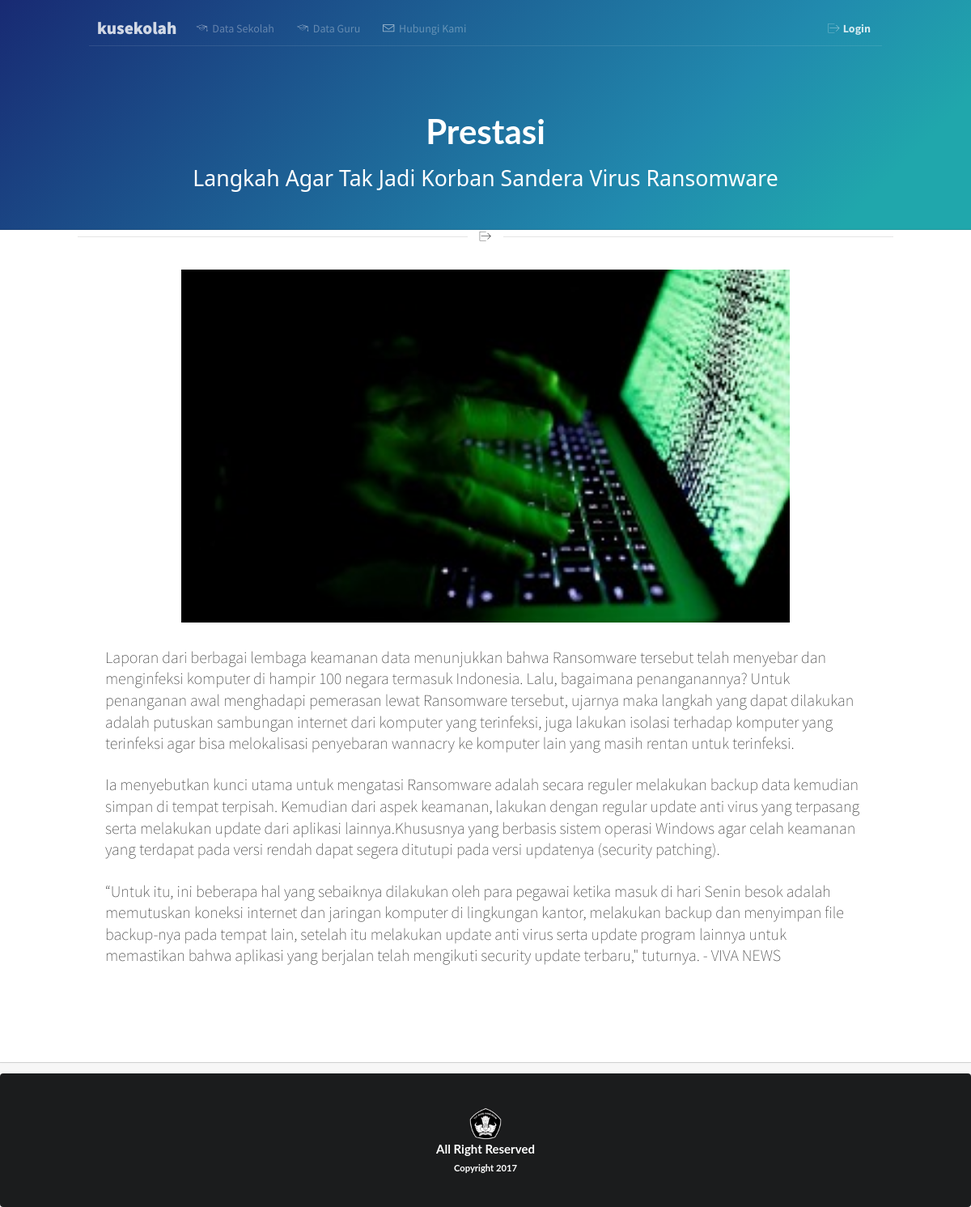
Screenshot of /indexartikel.php?id=1 with the database file from the repository.
### tables this page shows
CREATE TABLE `berita_index` (
  `id` int(11) NOT NULL,
  `judul` varchar(255) NOT NULL,
  `foto` varchar(25) NOT NULL,
  `desk` text NOT NULL,
  `paragraf1` text NOT NULL,
  `paragraf2` text NOT NULL,
  `paragraf3` text NOT NULL
);

### indexartikel.php (the view, shortened to what this page needs)
<?php
     $kunci=$_GET['id'];
    $sql=mysql_query("select * from berita_index where id=$kunci");
    $berita = mysql_fetch_object($sql);
?>
<!DOCTYPE html>
<html>
<head>
  <link rel="stylesheet" type="text/css" href="semantic-ui/semantic.css">
  <link rel="stylesheet" type="text/css" href="homepage.css">
  <link rel="stylesheet" type="text/css" href="iconfonts/flaticon.css">
  <link rel="stylesheet" type="text/css" href="dist/components/icon.css">
  <link rel="stylesheet" type="text/css" href="dist/components/header.css">
  </head>
  <body id="home">
  <div class="ui inverted masthead centered segment">
    <div class="ui page grid">
      <div class="column">
        <div class="ui secondary pointing menu">
          <a class="logo item" onclick="window.location.href='index.html'">
            kusekolah  </a>
          <a class="item" onclick="window.location.href='datasekolah/userpage.php'">
            <i class="white flaticon-graduates" style="color: white"></i> Data Sekolah
          </a>
          <a class="item" onclick="window.location.href='dataguru/userpage.php'">
            <i class="white flaticon-graduates" style="color: white"></i> Data Guru
          </a>
          <a class="item" onclick="window.location.href='hubungikami.php'">
            <i class="white flaticon-mail" style="color: white"></i> Hubungi Kami
          </a>
          <div class="right menu">
            <a class="ui item" href="login.html" style="color: white" title="Login Ke Akun Anda">
              <i class="white flaticon-outcoming icon" style="color: white"></i><b>Login</b>
            </a>
          </div>
        </div>
        <div class="ui hidden transition information">
          <h1 class="ui inverted centered header">
                Prestasi
          </h1>
            <p class="ui header" style="font-family: 'Segoe UI'; color: #fff; "> <?php echo $berita->judul;?> </p>
          <br>
        </div>
      </div>
    </div>
  </div>
  <div class="ui vertical feature segment">
    <div class="ui centered page grid">
      <div class="ui horizontal divider">
        <i class="black flaticon-outcoming icon"></i>
      </div>
      <div class="ui container" style="margin-top: 5px;">
  <div class="ui grid" style="background-color: #fff; padding: 20px">
    <div class="sixteen wide column">
      <center><img src="img/<?php echo $berita->foto;?>" style="width: 80%"></center>
      <h2 style="font-size: 20px; font-weight: 100"><?php echo $berita->paragraf1;?></h2>
      <h2 style="font-size: 20px; font-weight: 100"><?php echo $berita->paragraf2;?></h2>
     <h2 style="font-size: 20px; font-weight: 100"><?php echo $berita->paragraf3;?></h2>
    </div>
  </div>
</div>
    </div>
  </div>
  <div class="ui inverted footer segment center">
    <div class="ui container">
      <center><img src="img/twh.png" style="width: 40px;height: 40px"></center>
    </div>
      <center>
        <h4 class="ui inverted header">All Right Reserved<br><sub>Copyright 2017</sub></h4>
      </center>
  </div>
</body>
</html>

### homepage.css (style rules this page uses)
html { font-size: 14px; }
#home .masthead { background: rgb(24,42,115); background: -moz-linear-gradient(-45deg, rgba(24,42,115,1) 0%, rgba(33,138,174,1) 69%, rgba(32,167,172,1) 89%); background: -webkit-gradient(linear, left top, right bottom, color-stop(0%,rgba(24,42,115,1)), color-stop(69%,rgba(33,138,174,1)), color-stop(89%,rgba(32,167,172,1))); background: -webkit-linear-gradient(-45deg, rgba(24,42,115,1) 0%,rgba(33,138,174,1) 69%,rgba(32,167,172,1) 89%); background: -o-linear-gradient(-45deg, rgba(24,42,115,1) 0%,rgba(33,138,174,1) 69%,rgba(32,167,172,1) 89%); background: -ms-linear-gradient(-45deg, rgba(24,42,115,1) 0%,rgba(33,138,174,1) 69%,rgba(32,167,172,1) 89%); background: linear-gradient(135deg, rgba(24,42,115,1) 0%,rgba(33,138,174,1) 69%,rgba(32,167,172,1) 89%); filter: progid:DXImageTransform.Microsoft.gradient( startColorstr='#182a73', endColorstr='#20a7ac',GradientType=1 ); border-radius: 0; margin: 0em; padding: 1rem 0rem 0; }
#home .masthead .column { position: relative; }
#home .masthead .information { margin: 6em 1em 0 1em; text-align: center; }
#home .masthead .information p { display: block; text-align: center; width: 100%; font-weight: 300; font-size: 20pt; }
#home .ui.vertical.feature.segment { border-radius: 0; padding-top: 0 !important; }
#home .ui.vertical.feature.segment .column, #home .ui.vertical.feature.segment .column:after, #home .ui.vertical.feature.segment .column:before { box-shadow: none !important; }
.ui.secondary.pointing.menu { border-bottom: 1px solid rgba(255,255,255, 0.1); }
.ui.menu .logo.item { font-weight: 800;color: #ffffff;font-size: 16pt;padding: 0 10px !important; }
.ui.menu .item { color: rgba(255,255,255,0.4); }
.ui.secondary.pointing.menu > .menu > .item, .ui.secondary.pointing.menu > .item { border-bottom-width: 1px; margin: 0 0 -1px; }
.ui.secondary.pointing.menu .item i { margin-right: 3px; color: rgba(255,255,255,0.6); }
.ui.secondary.pointing.menu > .menu > .item:not(.logo), .ui.secondary.pointing.menu > .item:not(.logo) { padding: 1em 0; margin-left: 1em; margin-right: 1em; }
#home .segment h1 { font-size: 3em; }
#home .vertical.segment { padding: 5rem 0rem; }
#home .feature.segment { margin: 0em; padding: 6rem 0rem; }
#home .footer.segment { background-color: #000000; padding: 3rem 0rem; }

### rows the page displays
berita_index: judul "Langkah Agar Tak Jadi Korban Sandera Virus Ransomware", foto (picture), paragraf1 "Laporan dari berbagai lembaga keamanan data menunjukkan bahwa Ransomware tersebut telah menyebar dan menginfeksi komputer di hampir 100 negara termasuk Indonesia. Lalu, bagaimana penanganannya? Untuk penanganan awal menghadapi pemerasan lewat Ransomware tersebut, ujarnya maka langkah yang dapat dilakukan adalah putuskan sambungan internet dari komputer yang terinfeksi, juga lakukan isolasi terhadap komputer yang terinfeksi agar bisa melokalisasi penyebaran wannacry ke komputer lain yang masih rentan untuk terinfeksi.", paragraf2 "Ia menyebutkan kunci utama untuk mengatasi Ransomware adalah secara reguler melakukan backup data kemudian simpan di tempat terpisah. Kemudian dari aspek keamanan, lakukan dengan regular update anti virus yang terpasang serta melakukan update dari aplikasi lainnya.Khususnya yang berbasis sistem operasi Windows agar celah keamanan yang terdapat pada versi rendah dapat segera ditutupi pada versi updatenya (security patching).", paragraf3 "“Untuk itu, ini beberapa hal yang sebaiknya dilakukan oleh para pegawai ketika masuk di hari Senin besok adalah memutuskan koneksi internet dan jaringan komputer di lingkungan kantor, melakukan backup dan menyimpan file backup-nya pada tempat lain, setelah itu melakukan update anti virus serta update program lainnya untuk memastikan bahwa aplikasi yang berjalan telah mengikuti security update terbaru,\" tuturnya. - VIVA NEWS"
